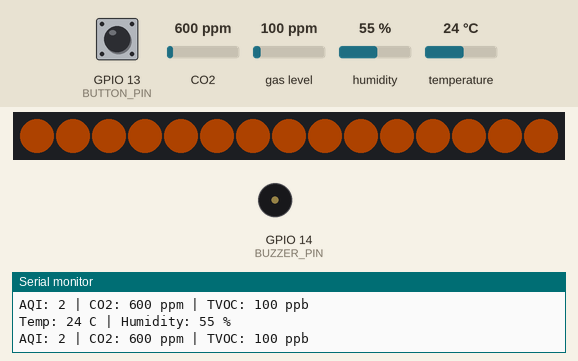
This sketch was run on a simulated ESP8266 (NodeMCU). Parts: 15 RGB LEDs in strip order, left to right, buzzer (waves = sounding, pin HIGH), the last lines printed to the serial monitor. The test bench sets the inputs (shaded band); at power-on: GPIO 13 (BUTTON_PIN) HIGH, CO2 600 ppm, gas level 100 ppm, humidity 55 %, temperature 24 °C. Dim RGB values are drawn brighter than linear; WiFi joins after 1.5 s; servers stay silent unless stated; network time is answered at once with the bench clock; uploads are accepted with an empty reply; the local clock reads 2024-03-15 10:24:30 at power-on unless the sketch sets it.

Above: at 3.7 s.
3.8 s: GPIO 13 (BUTTON_PIN) pulled LOW for 1.35 s
At 4.87 s:
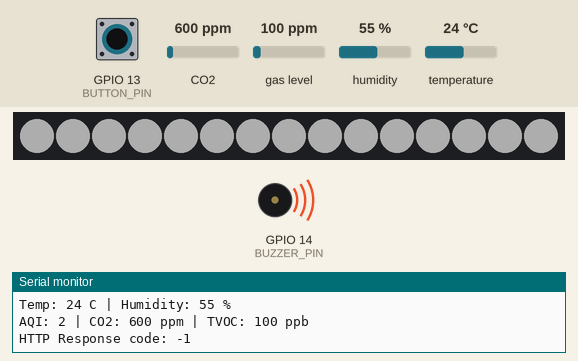
6.6 s: CO2 set to 452 ppm
At 8.1 s:
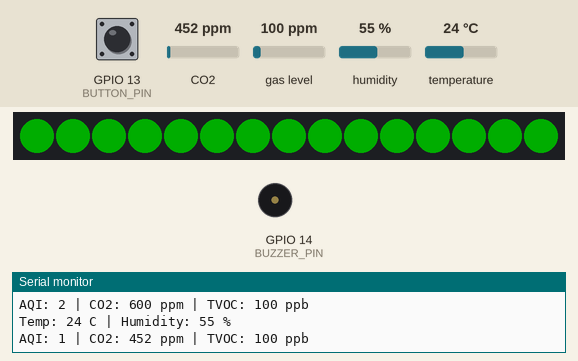
8.9 s: CO2 set to 965 ppm
At 10.7 s:
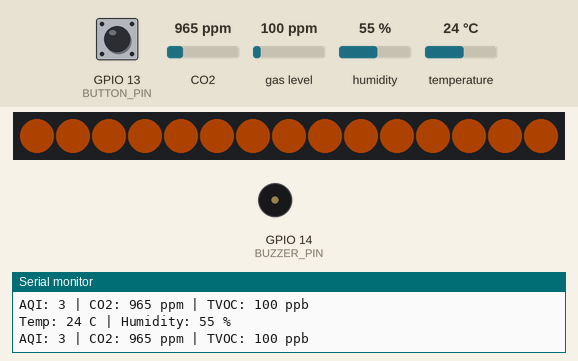
11.0 s: CO2 set to 1021 ppm
At 12.6 s:
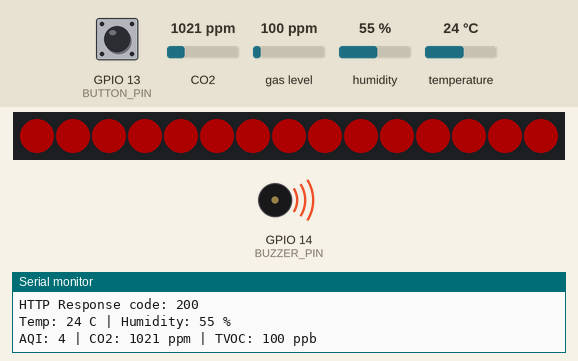
Timing chart, 0 to 16.3 s (numbered marks = the images above; inputs shaded):
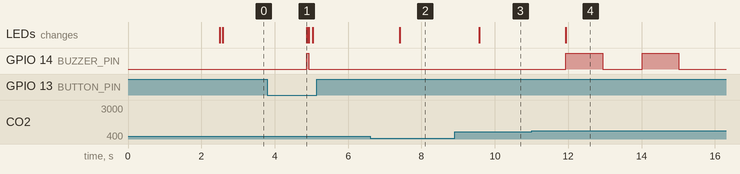

The sketch:

air_sensor.ino
```cpp
#include <Wire.h>
#include <Adafruit_AHTX0.h>
#include <ScioSense_ENS160.h>
#include <Adafruit_NeoPixel.h>

#include <ESP8266WiFi.h>
#include <ESP8266HTTPClient.h>
#include <WiFiClient.h>

#include <NTPClient.h>//para el ntp
#include <WiFiUdp.h>// para el ntp

const char* ssid = "Iphone de Borja";
const char* password = "B0rjo1977";
String serverName = "http://siafteleco/post_air_data";
String emergencyName = "http://siafteleco/emergency_broadcast";
String device_identity = "air_sensor_test_1";

// --- Pins ---
#define BUZZER_PIN 14
#define NEO_PIN    12
#define BUTTON_PIN 13
#define NUM_PIXELS 15

// --- AQI BASED THRESHOLDS ---
const int AQI_LEVEL_ORANGE = 2;
const int AQI_LEVEL_RED    = 4;

// --- Global Objects ---
Adafruit_AHTX0 aht;
ScioSense_ENS160 ens160(ENS160_I2CADDR_1);
Adafruit_NeoPixel pixels(NUM_PIXELS, NEO_PIN, NEO_GRB + NEO_KHZ800);

// --- State Variables ---
bool showGreen = true;
int lastButtonState = LOW;
unsigned long lastSendTime = 0;

// --- Function Prototypes ---
void applyColor(int r, int g, int b);
void updateLedsBasedOnAir(int currentAqi);
void flashExposure();

WiFiUDP ntpUDP;
NTPClient timeClient(ntpUDP, "pool.ntp.org");
String getTime(int format) {
  timeClient.update();

  switch (format) {

    case 1: {
      String form = timeClient.getFormattedTime();
      return form;
    }

    case 2: {
      return String(timeClient.getHours());
    }

    case 3: {
      return String(timeClient.getMinutes());
    }

    case 4: {
      return String(timeClient.getSeconds());
    }

    default:
      return "";
  }
}

void setup() {
  Serial.begin(115200);

  WiFi.begin(ssid, password);
  Serial.println("Connecting");
  while(WiFi.status() != WL_CONNECTED) {
    delay(500);
    Serial.print(".");
  }
  Serial.println("");
  Serial.print("Connected to WiFi network with IP Address: ");
  Serial.println(WiFi.localIP());

  delay(1000);
  Serial.println("\n--- CLEAN START: AQI & CO2 MONITOR ---");

  Wire.begin();
  aht.begin();
  if (ens160.begin()) {
    ens160.setMode(ENS160_OPMODE_STD);
  }

  pixels.begin();
  pixels.setBrightness(50);
  pixels.clear();
  pixels.show();

  pinMode(BUZZER_PIN, OUTPUT);
  pinMode(BUTTON_PIN, INPUT_PULLUP);
}

void loop() {
  // 1. BUTTON CHECK (EXPOSURE)
  int currentButtonState = digitalRead(BUTTON_PIN);
  if (currentButtonState == LOW && lastButtonState == HIGH) {
    WiFiClient client;
    HTTPClient http;

    http.begin(client, emergencyName);


    int httpResponseCode = http.GET();

    Serial.print("HTTP Response code: ");
    Serial.println(httpResponseCode);

    http.end();
    flashExposure();
  }

  lastButtonState = currentButtonState;

  // 2. SENSOR UPDATES
  sensors_event_t humidityEvent, tempEvent;
  aht.getEvent(&humidityEvent, &tempEvent);

  int tempC = tempEvent.temperature;
  int humidity = humidityEvent.relative_humidity;

  Serial.print("Temp: ");
  Serial.print(tempC);
  Serial.print(" C | ");

  Serial.print("Humidity: ");
  Serial.print(humidity);
  Serial.println(" %");

  if (ens160.available()) {
    ens160.set_envdata(tempC, humidity);
    ens160.measure(true);
    int currentAqi = ens160.getAQI();

    updateLedsBasedOnAir(currentAqi);
    Serial.print("AQI: "); Serial.print(currentAqi);
    Serial.print(" | CO2: "); Serial.print(ens160.geteCO2());
    Serial.print(" ppm | TVOC: "); Serial.print(ens160.getTVOC());
    Serial.println(" ppb");

    if (millis() - lastSendTime >= 5000) {

      WiFiClient client;
      HTTPClient http;

      http.begin(client, serverName);
      http.addHeader("Content-Type", "application/x-www-form-urlencoded");

      String httpRequestData;
      httpRequestData = "identity=" + device_identity;
      httpRequestData += "&hour=" + getTime(2);
      httpRequestData += "&minute=" + getTime(3);
      httpRequestData += "&quality=" + String(currentAqi);
      httpRequestData += "&temp=" + String(tempC);
      httpRequestData += "&hum=" + String(humidity);
      httpRequestData += "&eco2=" + String(ens160.geteCO2());
      httpRequestData += "&tvoc=" + String(ens160.getTVOC());


      int httpResponseCode = http.POST(httpRequestData);

      Serial.print("HTTP Response code: ");
      Serial.println(httpResponseCode);

      http.end();
      lastSendTime = millis();
  }

  }

  // 3. PULSING BUZZER LOGIC (Only in Red Alert)
  static unsigned long lastBeep = 0;
  if (ens160.getAQI() >= AQI_LEVEL_RED) {
    digitalWrite(BUZZER_PIN, HIGH);
    delay(1000);
    digitalWrite(BUZZER_PIN, LOW);
  }

  delay(1000);
}

void flashExposure() {
  for (int i = 0; i < NUM_PIXELS; i++) {
    pixels.setPixelColor(i, pixels.Color(255, 255, 255));
  }
  pixels.show();
  digitalWrite(BUZZER_PIN, HIGH);
  delay(60);
  digitalWrite(BUZZER_PIN, LOW);
  pixels.clear();
  pixels.show();
}

void updateLedsBasedOnAir(int currentAqi) {
    int aqi = currentAqi;

  if (aqi >= AQI_LEVEL_RED) {
    applyColor(255, 0, 0); // RED
  }
  else if (aqi >= AQI_LEVEL_ORANGE) {
    applyColor(255, 100, 0); // ORANGE
  }
  else {
    if (showGreen) applyColor(0, 255, 0); // GREEN
    else { pixels.clear(); pixels.show(); }
  }
}

void applyColor(int r, int g, int b) {
  for (int i = 0; i < NUM_PIXELS; i++) {
    pixels.setPixelColor(i, pixels.Color(r, g, b));
  }
  pixels.show();
}
```

Measured:
- the behaviour switches between 999 and 1000 ppm on CO2 (found by bisection; images 3 and 4)
- after the input at 3.8 s, GPIO 14 (BUZZER_PIN): LOW → HIGH after 1.1 s, → LOW 0.06 s later; the LEDs: change after 1.1 s (image 1)
- after the input at 6.6 s, the LEDs: change after 0.81 s (image 2)
- after the input at 8.9 s, the LEDs: change after 0.67 s (image 3)
- after the input at 11.0 s, GPIO 14 (BUZZER_PIN): alternates HIGH for 1.0 s and LOW for 1.1 s, starting after 0.94 s; the LEDs: change after 0.94 s (image 4)
